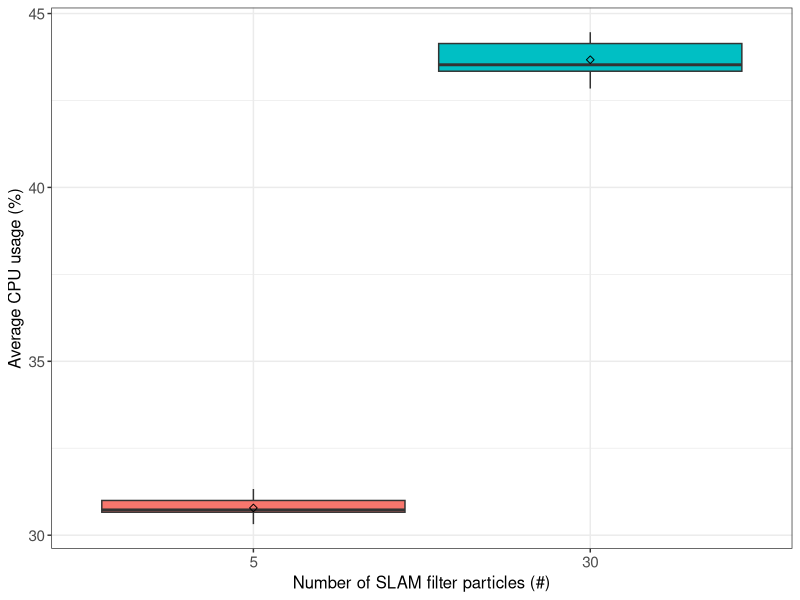
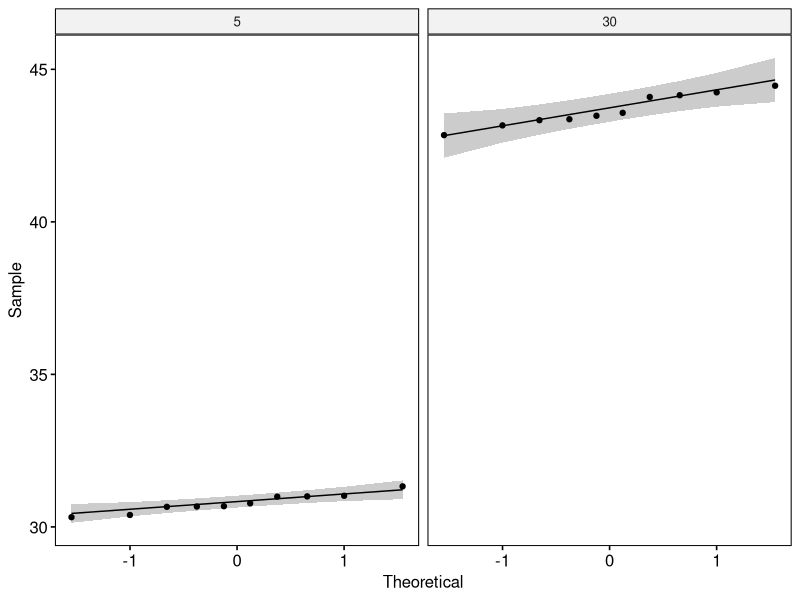

Here is the R script that generated these plots, in order:
## ---- chunk 1
if (!require('tidyverse')) install.packages('tidyverse', dependencies = TRUE); library('tidyverse')
if (!require('ggpubr')) install.packages('ggpubr', dependencies = TRUE); library('ggpubr')
if (!require('rstatix')) install.packages('rstatix', dependencies = TRUE); library('rstatix')
if (!require('ggplot2')) install.packages('ggplot2', dependencies = TRUE); library('ggplot2')
if (!require('coin')) install.packages('coin', dependencies = TRUE); library('coin')
## ---- chunk 2
data <- read.csv(file = '../../raw_data/test_particles/run_table.csv')
data <- subset(data, select = c(X__run_id, particles, avg_cpu_util))
data$particles <- as.factor(data$particles)
data$avg_cpu_util <- as.numeric(data$avg_cpu_util)
## ---- chunk 3
data %>%
  group_by(particles) %>%
  get_summary_stats(avg_cpu_util, type = "mean_sd")
## ---- chunk 4
#pdf(file = "../../figures/particles_effect/cpu-usage.pdf")

ggplot(data, aes(x = particles, y = avg_cpu_util, fill = particles)) +
  theme_bw() + 
  geom_boxplot(width = 0.9, outlier.size = 0.5) + 
  stat_summary(fun = mean, color = 'black', geom = 'point', shape = 5, size = 1.5) +
  labs(x = "Number of SLAM filter particles (#)", y = "Average CPU usage (%)") +
  theme(legend.position = 'none') +
  theme(
    axis.title.x = element_text(size = 12, family = 'sans'),
    axis.title.y = element_text(size = 12, family = 'sans'),
    axis.text.x = element_text(size = 11, family = 'sans'),
    axis.text.y = element_text(size = 11, family = 'sans')
  )

#dev.off()
## ---- chunk 5
data %>% 
  group_by(particles) %>%
  identify_outliers(avg_cpu_util)
## ---- chunk 6
ggqqplot(data, x = "avg_cpu_util", facet.by = "particles")
## ---- chunk 7
data %>%
  group_by(particles) %>%
  shapiro_test(avg_cpu_util)
## ---- chunk 8
data %>%
  t_test(avg_cpu_util ~ particles) %>%
  add_significance()
## ---- chunk 9
data %>%
  cohens_d(avg_cpu_util ~ particles)
